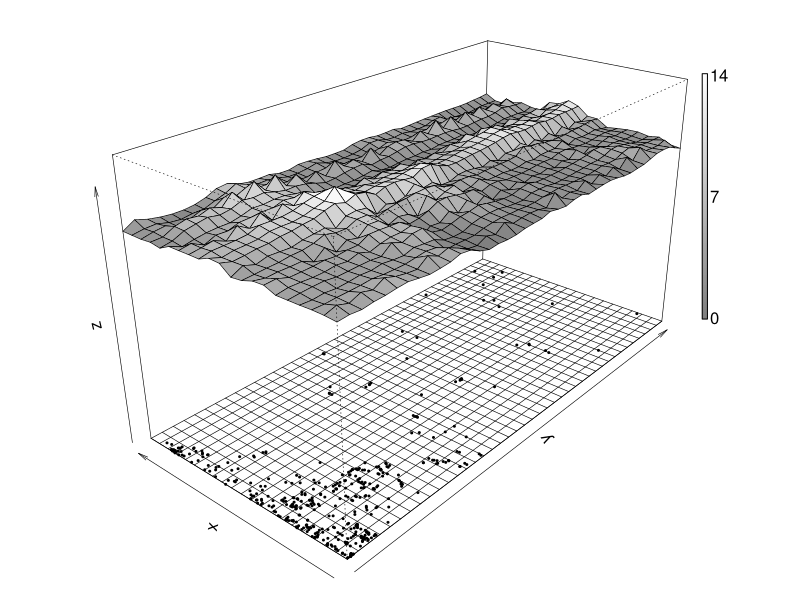

Write R code to recreate this figure.
library(plotrix)

inferior_limit <- -80
superior_limit <- 30
alpha_rotation <- -50
beta_rotation <- 25

height_data <- read.table("data/height_data.txt", header = FALSE)
coordinates_data <- read.table("data/coordinates_data.txt", header = TRUE)

z <- as.matrix(height_data)
x <- 5 * seq_len(nrow(z)) - 5
y <- 5 * seq_len(ncol(z)) - 5

jet_colors <- colorRampPalette(c("gray50", "white"))
number_of_colors <- 100
color_ramp <- jet_colors(number_of_colors)
center_values <- z[-1, -1] + z[-1, -ncol(z)] +
    z[-nrow(z), -1] + z[-nrow(z), -ncol(z)]
facet_colors <- cut(center_values, number_of_colors)

tiff(
    filename = "3d_map.tif",
    width = 170, height = 130, units = "mm", pointsize = 10,
    bg = "white", res = 600, family = "serif"
)

par(font = 10, oma = c(0, 0, 0, 0), mar = c(1, 1, 1, 1))
perspective_plot <- persp(x, y, z,
    scale = FALSE, theta = alpha_rotation, phi = beta_rotation, r = 2,
    zlim = c(inferior_limit, superior_limit),
    xlab = "y", ylab = "x", zlab = "z",
    col = color_ramp[facet_colors], lwd = 0.6
)
color.legend(0.26, -0.065, 0.265, 0.17,
    legend = c(0, 7, 14),
    color_ramp, gradient = "y", align = "rb"
)

points(trans3d(coordinates_data$yacc, 100 - coordinates_data$xacc,
    inferior_limit,
    pmat = perspective_plot
), pch = 20, cex = 0.4)

for (i in 1:40) {
    lines(trans3d(c(5 * i - 5, 5 * i - 5), c(0, 100),
        inferior_limit,
        pmat = perspective_plot
    ), lty = 1, lwd = 0.6)
}
for (i in 1:20) {
    lines(trans3d(c(0, 200), c(5 * i - 5, 5 * i - 5),
        inferior_limit,
        pmat = perspective_plot
    ), lty = 1, lwd = 0.6)
}

dev.off()